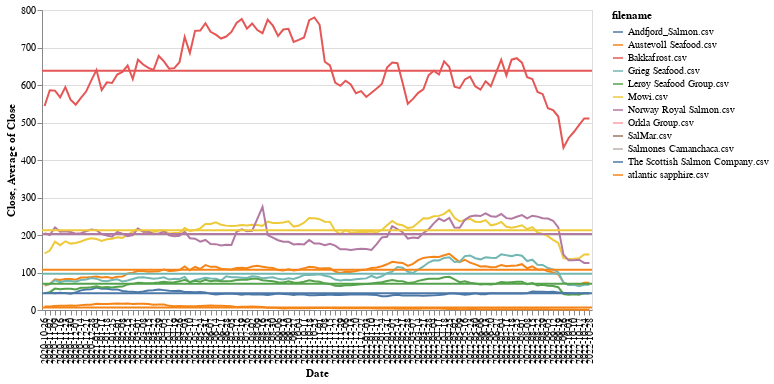

Notebook source saved alongside this figure:
### Code cell
import altair as alt



base = alt.Chart(aktie_tidsserie).properties(width=550)

line = base.mark_line().encode(
    x='Date:O',
    y='Close',
    color='filename'
)

rule = base.mark_rule().encode(
    y='average(Close)',
    color='filename',
    size=alt.value(2)
)

line + rule

### Figure 1 — Vega-Lite specification as saved in the notebook (floating-point values rounded to 4 significant figures; data arrays with more than 128 entries replaced by an {"elided": "..."} marker saying what was removed)
{"config": {"view": {"continuousWidth": 400, "continuousHeight": 300}}, "layer": [{"mark": "line", "encoding": {"color": {"field": "filename", "type": "nominal"}, "x": {"field": "Date", "type": "ordinal"}, "y": {"field": "Close", "type": "quantitative"}}, "width": 550}, {"mark": "rule", "encoding": {"color": {"field": "filename", "type": "nominal"}, "size": {"value": 2}, "y": {"aggregate": "average", "field": "Close", "type": "quantitative"}}, "width": 550}], "data": {"name": "data-bbe6620e615d315d0fabe37c3e34dd3c"}, "$schema": "https://vega.github.io/schema/vega-lite/v4.17.0.json", "datasets": {"data-bbe6620e615d315d0fabe37c3e34dd3c": {"elided": "1272 records"}}}
